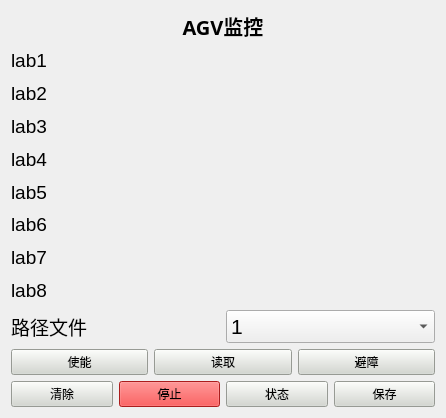
<?xml version="1.0" encoding="UTF-8"?>
<ui version="4.0">
 <class>Panel_Global_Plan_Sim</class>
 <widget class="QWidget" name="Panel_Global_Plan_Sim">
  <property name="geometry">
   <rect>
    <x>0</x>
    <y>0</y>
    <width>446</width>
    <height>418</height>
   </rect>
  </property>
  <property name="windowTitle">
   <string>伺服转台</string>
  </property>
  <layout class="QVBoxLayout" name="verticalLayout">
   <item>
    <layout class="QVBoxLayout" name="verticalLayout_2">
     <item>
      <widget class="QLabel" name="label_agvid">
       <property name="font">
        <font>
         <family>Ubuntu Condensed</family>
         <pointsize>15</pointsize>
         <weight>75</weight>
         <bold>true</bold>
        </font>
       </property>
       <property name="text">
        <string>AGV监控</string>
       </property>
       <property name="alignment">
        <set>Qt::AlignCenter</set>
       </property>
      </widget>
     </item>
     <item>
      <widget class="QLabel" name="lab1">
       <property name="font">
        <font>
         <pointsize>14</pointsize>
        </font>
       </property>
       <property name="text">
        <string>lab1</string>
       </property>
      </widget>
     </item>
     <item>
      <widget class="QLabel" name="lab2">
       <property name="font">
        <font>
         <pointsize>14</pointsize>
        </font>
       </property>
       <property name="text">
        <string>lab2</string>
       </property>
      </widget>
     </item>
     <item>
      <widget class="QLabel" name="lab3">
       <property name="font">
        <font>
         <pointsize>14</pointsize>
        </font>
       </property>
       <property name="text">
        <string>lab3</string>
       </property>
      </widget>
     </item>
     <item>
      <widget class="QLabel" name="lab4">
       <property name="font">
        <font>
         <pointsize>14</pointsize>
        </font>
       </property>
       <property name="text">
        <string>lab4</string>
       </property>
      </widget>
     </item>
     <item>
      <widget class="QLabel" name="lab5">
       <property name="font">
        <font>
         <pointsize>14</pointsize>
        </font>
       </property>
       <property name="text">
        <string>lab5</string>
       </property>
      </widget>
     </item>
     <item>
      <widget class="QLabel" name="lab6">
       <property name="font">
        <font>
         <pointsize>14</pointsize>
        </font>
       </property>
       <property name="text">
        <string>lab6</string>
       </property>
      </widget>
     </item>
     <item>
      <widget class="QLabel" name="lab7">
       <property name="font">
        <font>
         <pointsize>14</pointsize>
        </font>
       </property>
       <property name="text">
        <string>lab7</string>
       </property>
      </widget>
     </item>
     <item>
      <widget class="QLabel" name="lab8">
       <property name="font">
        <font>
         <pointsize>14</pointsize>
        </font>
       </property>
       <property name="text">
        <string>lab8</string>
       </property>
      </widget>
     </item>
     <item>
      <layout class="QHBoxLayout" name="horizontalLayout_2">
       <item>
        <widget class="QLabel" name="lab4_2">
         <property name="font">
          <font>
           <pointsize>14</pointsize>
          </font>
         </property>
         <property name="text">
          <string>路径文件</string>
         </property>
        </widget>
       </item>
       <item>
        <widget class="QComboBox" name="cb_load">
         <property name="font">
          <font>
           <pointsize>16</pointsize>
          </font>
         </property>
         <item>
          <property name="text">
           <string>1</string>
          </property>
         </item>
         <item>
          <property name="text">
           <string>2</string>
          </property>
         </item>
        </widget>
       </item>
      </layout>
     </item>
     <item>
      <layout class="QHBoxLayout" name="horizontalLayout">
       <item>
        <widget class="QPushButton" name="btn_enable">
         <property name="styleSheet">
          <string notr="true">background-color: rgb(211, 215, 207);
font: 16pt &quot;Ubuntu&quot;;</string>
         </property>
         <property name="text">
          <string>使能</string>
         </property>
        </widget>
       </item>
       <item>
        <widget class="QPushButton" name="btn_load">
         <property name="styleSheet">
          <string notr="true">background-color: rgb(211, 215, 207);
font: 16pt &quot;Ubuntu&quot;;</string>
         </property>
         <property name="text">
          <string>读取</string>
         </property>
        </widget>
       </item>
       <item>
        <widget class="QPushButton" name="btn_obs">
         <property name="styleSheet">
          <string notr="true">background-color: rgb(211, 215, 207);
font: 16pt &quot;Ubuntu&quot;;</string>
         </property>
         <property name="text">
          <string>避障</string>
         </property>
        </widget>
       </item>
      </layout>
     </item>
     <item>
      <layout class="QHBoxLayout" name="horizontalLayout_3">
       <item>
        <widget class="QPushButton" name="btn_cleartrack">
         <property name="styleSheet">
          <string notr="true">background-color: rgb(211, 215, 207);
font: 16pt &quot;Ubuntu&quot;;</string>
         </property>
         <property name="text">
          <string>清除</string>
         </property>
        </widget>
       </item>
       <item>
        <widget class="QPushButton" name="btn_stop">
         <property name="styleSheet">
          <string notr="true">font: 16pt &quot;Ubuntu&quot;;
background-color: rgb(239, 41, 41);</string>
         </property>
         <property name="text">
          <string>停止</string>
         </property>
        </widget>
       </item>
       <item>
        <widget class="QPushButton" name="btn_syscheck">
         <property name="styleSheet">
          <string notr="true">background-color: rgb(211, 215, 207);
font: 16pt &quot;Ubuntu&quot;;</string>
         </property>
         <property name="text">
          <string>状态</string>
         </property>
        </widget>
       </item>
       <item>
        <widget class="QPushButton" name="btn_save">
         <property name="styleSheet">
          <string notr="true">background-color: rgb(211, 215, 207);
font: 16pt &quot;Ubuntu&quot;;</string>
         </property>
         <property name="text">
          <string>保存</string>
         </property>
        </widget>
       </item>
      </layout>
     </item>
    </layout>
   </item>
  </layout>
 </widget>
 <resources/>
 <connections/>
</ui>
